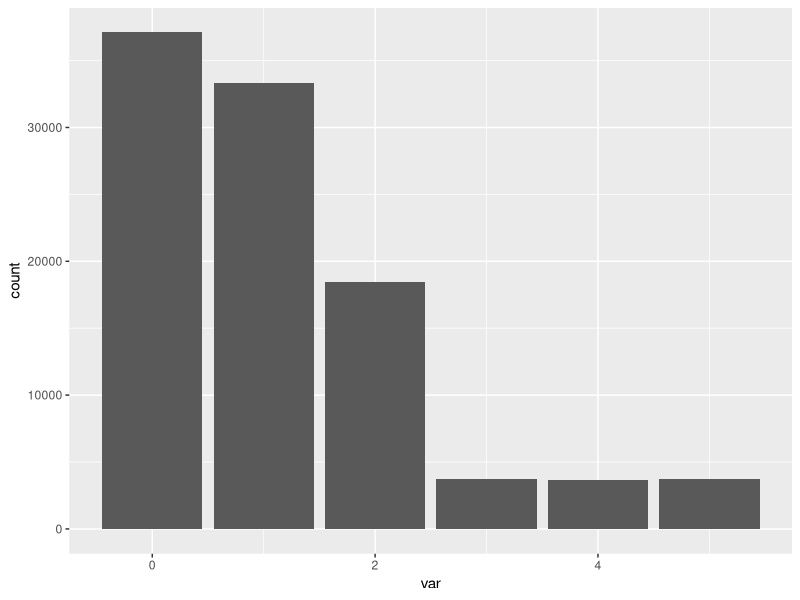

Here is the R script that generated this plot:
## ---- chunk 1
library(tidyverse)
## ---- chunk 2
set.seed(7)

sample(x = 0:100,
       size = 3)
## ---- chunk 3
dist <- sample(x = 0:5,
               size = 100000,
               replace = T,
               prob = c(10, 9, 5, rep(1, 3)))

dist %>%
  data.frame() %>%
  rename(var = 1) %>%
  ggplot() + 
  geom_bar(aes(x = var))
  
## ---- chunk 4
rep("yellow", 3)
## ---- chunk 5
rep(sample(1:10, 2), 
    5)
## ---- chunk 6
replicate(5, 
          sample(1:10, 2))
